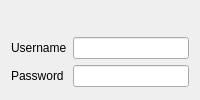
         <widget class="QWidget" name="eqslSyncQSLTab">
          <attribute name="title">
           <string>eQSL</string>
          </attribute>
          <layout class="QFormLayout" name="formLayout_5">
           <item row="0" column="1">
            <spacer name="verticalSpacer_14">
             <property name="orientation">
              <enum>Qt::Vertical</enum>
             </property>
             <property name="sizeType">
              <enum>QSizePolicy::Fixed</enum>
             </property>
             <property name="sizeHint" stdset="0">
              <size>
               <width>20</width>
               <height>20</height>
              </size>
             </property>
            </spacer>
           </item>
           <item row="1" column="0">
            <widget class="QLabel" name="eqslUsernameLabel">
             <property name="text">
              <string>Username</string>
             </property>
            </widget>
           </item>
           <item row="1" column="1">
            <widget class="QLineEdit" name="eqslUsernameEdit"/>
           </item>
           <item row="2" column="0">
            <widget class="QLabel" name="eqslPasswordLabel">
             <property name="text">
              <string>Password</string>
             </property>
            </widget>
           </item>
           <item row="2" column="1">
            <widget class="QLineEdit" name="eqslPasswordEdit">
             <property name="echoMode">
              <enum>QLineEdit::Password</enum>
             </property>
            </widget>
           </item>
          </layout>
         </widget>
